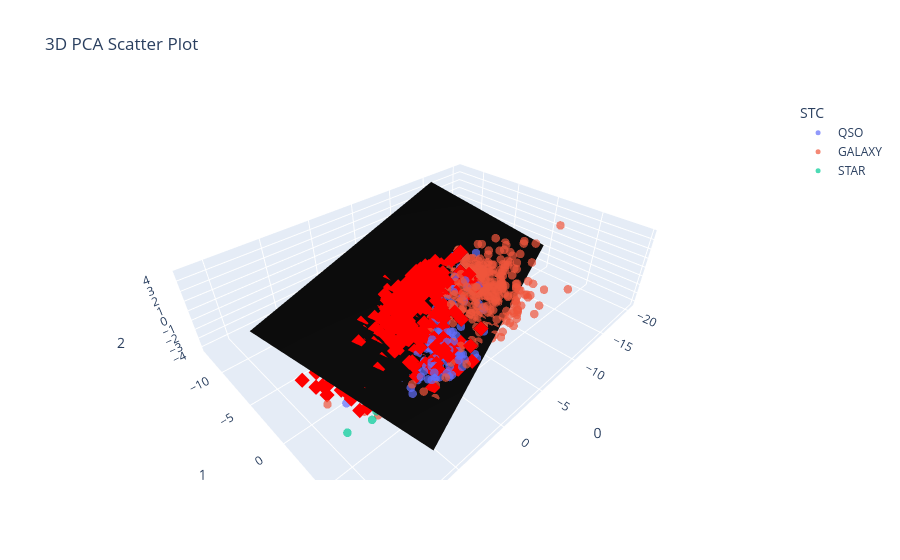

Notebook cell for this chart:
### Markdown cell above
# Second Plane

### Code cell
# Create a DataFrame with PCA components and labels

pca_df = below_plane_df
fig = px.scatter_3d(
    pca_df, 
    x=0, 
    y=1, 
    z=2, 
    color="STC",  # Color by Spectral Type Classification
    #symbol="STP",  # Different symbols for predicted spectral type
    opacity=0.7,
    title="3D PCA Scatter Plot",
    labels={0: "PCA 1", 1: "PCA 2", 2: "PCA 3"},
)

# Highlight mismatched QSOs
fig.add_trace(
    px.scatter_3d(
        mismatched_qso, 
        x=0, 
        y=1, 
        z=2, 
        color_discrete_sequence=["red"], 
        symbol_sequence=["diamond"], 
        opacity=1
    ).data[0]
)

fig.update_traces(marker=dict(size=5))

import numpy as np
import plotly.graph_objects as go

# Define plane dimensions
x_range = np.linspace(pca_df[0].min(), pca_df[0].max(), 10)
y_range = np.linspace(pca_df[1].min(), pca_df[1].max(), 10)
X, Y = np.meshgrid(x_range, y_range)
Z = np.zeros_like(X)  # Initial plane at PCA 2 = 0

# Rotation angles
theta_x = np.pi / -9  # 45 degrees in radians
theta_z = np.pi / 9  # 10 degrees in radians

# Step 1: Rotate about X-axis (affects Y and Z)
Y_rot_x = Y * np.cos(theta_x) - Z * np.sin(theta_x)
Z_rot_x = Y * np.sin(theta_x) + Z * np.cos(theta_x)

# Step 2: Rotate about Z-axis (affects X and Y)
X_rot = X * np.cos(theta_z) - Y_rot_x * np.sin(theta_z)
Y_rot = X * np.sin(theta_z) + Y_rot_x * np.cos(theta_z)

# Create plane trace
plane_trace = go.Surface(
    x=X_rot, 
    y=Y_rot, 
    z=Z_rot_x+1, 
    colorscale=[(0, "black"), (1, "black")],  
    showscale=False,
    opacity=1
)

# Add the rotated plane to the figure
fig.add_trace(plane_trace)

fig.show()

### Figure 1 — Plotly figure (JSON) as saved in the notebook; plotly's stock layout.template omitted (floating-point values rounded to 4 significant figures; data arrays with more than 128 entries replaced by an {"elided": "..."} marker saying what was removed)
{"data": [{"hovertemplate": "STC=QSO<br>0=%{x}<br>1=%{y}<br>2=%{z}<extra></extra>", "legendgroup": "QSO", "marker": {"color": "#636efa", "opacity": 0.7, "size": 5, "symbol": "circle"}, "mode": "markers", "name": "QSO", "scene": "scene", "showlegend": true, "type": "scatter3d", "x": {"elided": "374 float values"}, "y": {"elided": "374 float values"}, "z": {"elided": "374 float values"}}, {"hovertemplate": "STC=GALAXY<br>0=%{x}<br>1=%{y}<br>2=%{z}<extra></extra>", "legendgroup": "GALAXY", "marker": {"color": "#EF553B", "opacity": 0.7, "size": 5, "symbol": "circle"}, "mode": "markers", "name": "GALAXY", "scene": "scene", "showlegend": true, "type": "scatter3d", "x": {"elided": "2005 float values"}, "y": {"elided": "2005 float values"}, "z": {"elided": "2005 float values"}}, {"hovertemplate": "STC=STAR<br>0=%{x}<br>1=%{y}<br>2=%{z}<extra></extra>", "legendgroup": "STAR", "marker": {"color": "#00cc96", "opacity": 0.7, "size": 5, "symbol": "circle"}, "mode": "markers", "name": "STAR", "scene": "scene", "showlegend": true, "type": "scatter3d", "x": [9.575, 4.771, 7.994, 7.517, 4.511, 4.342], "y": [4.332, 5.658, 5.039, 4.952, -0.03366, -1.719], "z": [-1.843, -1.005, -1.298, -0.9165, -1.076, -1.924]}, {"hovertemplate": "0=%{x}<br>1=%{y}<br>2=%{z}<extra></extra>", "legendgroup": "", "marker": {"color": "red", "opacity": 1, "size": 5, "symbol": "diamond"}, "mode": "markers", "name": "", "scene": "scene", "showlegend": false, "type": "scatter3d", "x": {"elided": "637 float values"}, "y": {"elided": "637 float values"}, "z": {"elided": "637 float values"}}, {"colorscale": [[0, "black"], [1, "black"]], "opacity": 1, "showscale": false, "type": "surface", "x": [[-15.58, -12.59, -9.598, -6.605, -3.612, -0.6192, 2.374, 5.367, 8.359, 11.35], [-16.1, -13.11, -10.11, -7.121, -4.128, -1.135, 1.858, 4.851, 7.844, 10.84], [-16.61, -13.62, -10.63, -7.636, -4.643, -1.651, 1.342, 4.335, 7.328, 10.32], [-17.13, -14.14, -11.14, -8.152, -5.159, -2.166, 0.8266, 3.819, 6.812, 9.805], [-17.65, -14.65, -11.66, -8.668, -5.675, -2.682, 0.3108, 3.304, 6.297, 9.289], [-18.16, -15.17, -12.18, -9.183, -6.191, -3.198, -0.2049, 2.788, 5.781, 8.774], [-18.68, -15.68, -12.69, -9.699, -6.706, -3.713, -0.7206, 2.272, 5.265, 8.258], [-19.19, -16.2, -13.21, -10.21, -7.222, -4.229, -1.236, 1.757, 4.749, 7.742], [-19.71, -16.72, -13.72, -10.73, -7.738, -4.745, -1.752, 1.241, 4.234, 7.227], [-20.22, -17.23, -14.24, -11.25, -8.253, -5.261, -2.268, 0.7252, 3.718, 6.711]], "y": [[-13.0, -11.91, -10.82, -9.73, -8.641, -7.551, -6.462, -5.373, -4.283, -3.194], [-11.58, -10.49, -9.402, -8.313, -7.224, -6.134, -5.045, -3.956, -2.866, -1.777], [-10.16, -9.075, -7.985, -6.896, -5.807, -4.718, -3.628, -2.539, -1.45, -0.3603], [-8.747, -7.658, -6.569, -5.479, -4.39, -3.301, -2.211, -1.122, -0.03272, 1.057], [-7.33, -6.241, -5.152, -4.062, -2.973, -1.884, -0.7945, 0.2949, 1.384, 2.473], [-5.913, -4.824, -3.735, -2.646, -1.556, -0.4669, 0.6224, 1.712, 2.801, 3.89], [-4.497, -3.407, -2.318, -1.229, -0.1393, 0.95, 2.039, 3.129, 4.218, 5.307], [-3.08, -1.99, -0.901, 0.1883, 1.278, 2.367, 3.456, 4.546, 5.635, 6.724], [-1.663, -0.5735, 0.5158, 1.605, 2.694, 3.784, 4.873, 5.962, 7.052, 8.141], [-0.2459, 0.8434, 1.933, 3.022, 4.111, 5.201, 6.29, 7.379, 8.469, 9.558]], "z": [[3.506, 3.506, 3.506, 3.506, 3.506, 3.506, 3.506, 3.506, 3.506, 3.506], [2.957, 2.957, 2.957, 2.957, 2.957, 2.957, 2.957, 2.957, 2.957, 2.957], [2.408, 2.408, 2.408, 2.408, 2.408, 2.408, 2.408, 2.408, 2.408, 2.408], [1.859, 1.859, 1.859, 1.859, 1.859, 1.859, 1.859, 1.859, 1.859, 1.859], [1.31, 1.31, 1.31, 1.31, 1.31, 1.31, 1.31, 1.31, 1.31, 1.31], [0.7616, 0.7616, 0.7616, 0.7616, 0.7616, 0.7616, 0.7616, 0.7616, 0.7616, 0.7616], [0.2128, 0.2128, 0.2128, 0.2128, 0.2128, 0.2128, 0.2128, 0.2128, 0.2128, 0.2128], [-0.336, -0.336, -0.336, -0.336, -0.336, -0.336, -0.336, -0.336, -0.336, -0.336], [-0.8848, -0.8848, -0.8848, -0.8848, -0.8848, -0.8848, -0.8848, -0.8848, -0.8848, -0.8848], [-1.434, -1.434, -1.434, -1.434, -1.434, -1.434, -1.434, -1.434, -1.434, -1.434]]}], "layout": {"legend": {"title": {"text": "STC"}, "tracegroupgap": 0}, "scene": {"domain": {"x": [0, 1], "y": [0, 1]}, "xaxis": {"title": {"text": "0"}}, "yaxis": {"title": {"text": "1"}}, "zaxis": {"title": {"text": "2"}}}, "title": {"text": "3D PCA Scatter Plot"}}}
